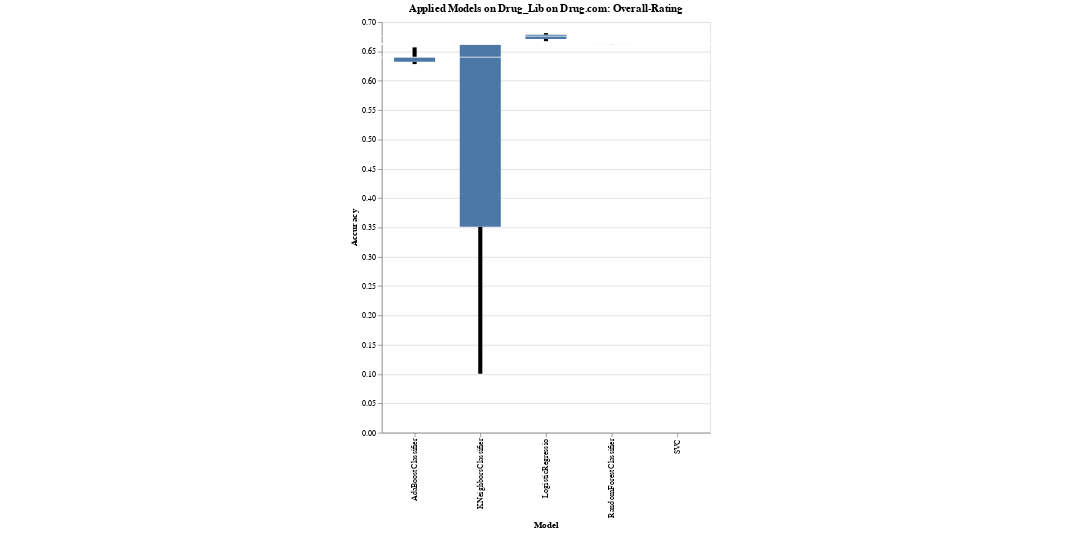

Source (notebook cell):
### Code cell
whiskers('Drug_Lib on Drug.com: Overall-Rating')

### Figure 1 — Vega-Lite specification as saved in the notebook (floating-point values rounded to 4 significant figures)
{"$schema": "https://vega.github.io/schema/vega-lite/v2.6.0.json", "config": {"view": {"height": 300, "width": 400}}, "datasets": {"data-f45e77b1c67cd76130f417669dee84d8": [{"Model": "LogisticRegressio", "Objects": "Drug_Lib on Drug.com: Overall-Rating", "results": 0.6676}, {"Model": "LogisticRegressio", "Objects": "Drug_Lib on Drug.com: Overall-Rating", "results": 0.6762}, {"Model": "LogisticRegressio", "Objects": "Drug_Lib on Drug.com: Overall-Rating", "results": 0.6788}, {"Model": "LogisticRegressio", "Objects": "Drug_Lib on Drug.com: Overall-Rating", "results": 0.6813}, {"Model": "LogisticRegressio", "Objects": "Drug_Lib on Drug.com: Overall-Rating", "results": 0.6714}, {"Model": "KNeighborsClassifier", "Objects": "Drug_Lib on Drug.com: Overall-Rating", "results": 0.6627}, {"Model": "KNeighborsClassifier", "Objects": "Drug_Lib on Drug.com: Overall-Rating", "results": 0.6625}, {"Model": "KNeighborsClassifier", "Objects": "Drug_Lib on Drug.com: Overall-Rating", "results": 0.1003}, {"Model": "KNeighborsClassifier", "Objects": "Drug_Lib on Drug.com: Overall-Rating", "results": 0.3511}, {"Model": "KNeighborsClassifier", "Objects": "Drug_Lib on Drug.com: Overall-Rating", "results": 0.6625}, {"Model": "SVC", "Objects": "Drug_Lib on Drug.com: Overall-Rating", "results": 0.6628}, {"Model": "SVC", "Objects": "Drug_Lib on Drug.com: Overall-Rating", "results": 0.6628}, {"Model": "SVC", "Objects": "Drug_Lib on Drug.com: Overall-Rating", "results": 0.6628}, {"Model": "SVC", "Objects": "Drug_Lib on Drug.com: Overall-Rating", "results": 0.6628}, {"Model": "SVC", "Objects": "Drug_Lib on Drug.com: Overall-Rating", "results": 0.6628}, {"Model": "RandomForestClassifier", "Objects": "Drug_Lib on Drug.com: Overall-Rating", "results": 0.6626}, {"Model": "RandomForestClassifier", "Objects": "Drug_Lib on Drug.com: Overall-Rating", "results": 0.6623}, {"Model": "RandomForestClassifier", "Objects": "Drug_Lib on Drug.com: Overall-Rating", "results": 0.6625}, {"Model": "RandomForestClassifier", "Objects": "Drug_Lib on Drug.com: Overall-Rating", "results": 0.6626}, {"Model": "RandomForestClassifier", "Objects": "Drug_Lib on Drug.com: Overall-Rating", "results": 0.6612}, {"Model": "AdaBoostClassifier", "Objects": "Drug_Lib on Drug.com: Overall-Rating", "results": 0.6326}, {"Model": "AdaBoostClassifier", "Objects": "Drug_Lib on Drug.com: Overall-Rating", "results": 0.6403}, {"Model": "AdaBoostClassifier", "Objects": "Drug_Lib on Drug.com: Overall-Rating", "results": 0.6285}, {"Model": "AdaBoostClassifier", "Objects": "Drug_Lib on Drug.com: Overall-Rating", "results": 0.6571}, {"Model": "AdaBoostClassifier", "Objects": "Drug_Lib on Drug.com: Overall-Rating", "results": 0.6403}]}, "height": 500, "layer": [{"data": {"name": "data-f45e77b1c67cd76130f417669dee84d8"}, "encoding": {"x": {"field": "Model", "type": "ordinal"}, "y": {"aggregate": "min", "field": "results", "title": "Accuracy", "type": "quantitative"}, "y2": {"aggregate": "q1", "field": "results", "type": "quantitative"}}, "mark": {"size": 5, "type": "rule"}, "selection": {"selector004": {"bind": "scales", "encodings": ["x", "y"], "mark": {"fill": "#333", "fillOpacity": 0.125, "stroke": "white"}, "on": "[mousedown, window:mouseup] > window:mousemove!", "resolve": "global", "translate": "[mousedown, window:mouseup] > window:mousemove!", "type": "interval", "zoom": "wheel!"}}}, {"data": {"name": "data-f45e77b1c67cd76130f417669dee84d8"}, "encoding": {"x": {"field": "Model", "type": "ordinal"}, "y": {"aggregate": "q1", "field": "results", "type": "quantitative"}, "y2": {"aggregate": "q3", "field": "results", "type": "quantitative"}}, "mark": {"size": 50, "type": "bar"}}, {"data": {"name": "data-f45e77b1c67cd76130f417669dee84d8"}, "encoding": {"x": {"field": "Model", "type": "ordinal"}, "y": {"aggregate": "max", "field": "results", "type": "quantitative"}, "y2": {"aggregate": "q3", "field": "results", "type": "quantitative"}}, "mark": {"size": 5, "type": "rule"}}, {"data": {"name": "data-f45e77b1c67cd76130f417669dee84d8"}, "encoding": {"x": {"field": "Model", "type": "ordinal"}, "y": {"aggregate": "median", "field": "results", "type": "quantitative"}}, "mark": {"color": "white", "size": 1000, "type": "tick"}}], "title": "Applied Models on Drug_Lib on Drug.com: Overall-Rating", "width": 400}
